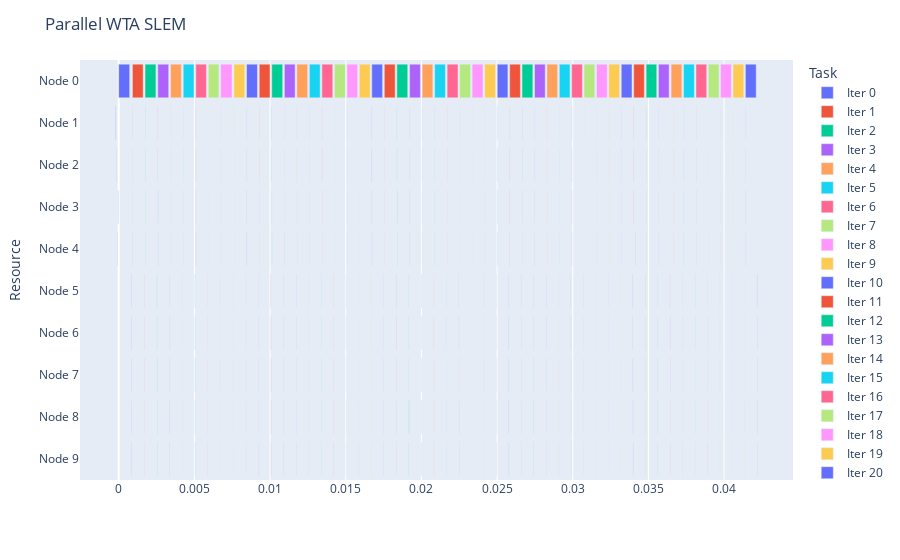

The notebook cell this image was saved under:
### Code cell
# SLEM
fig = getDataGantt(logs[3], "Parallel WTA SLEM")
fig.show()

### Figure 1 — Plotly figure (JSON) as saved in the notebook; plotly's stock layout.template omitted (floating-point values rounded to 4 significant figures)
{"data": [{"alignmentgroup": "True", "base": [0, -0.0002003, -0.0001523, -4.697e-05, -9.227e-05, 0.0008223, 0.0008249, 0.0008268, 0.0008297, 0.0008342], "hovertemplate": "Task=Iter 0<br>Start=%{base}<br>Finish=%{x}<br>Resource=%{y}<extra></extra>", "legendgroup": "Iter 0", "marker": {"color": "#636efa", "pattern": {"shape": ""}}, "name": "Iter 0", "offsetgroup": "Iter 0", "orientation": "h", "showlegend": true, "textposition": "auto", "type": "bar", "x": [0.0007269, 2.05e-05, 1.55e-05, 1.597e-05, 1.55e-05, 1.55e-05, 1.478e-05, 1.431e-05, 1.478e-05, 1.574e-05], "xaxis": "x", "y": ["Node 0", "Node 1", "Node 2", "Node 3", "Node 4", "Node 5", "Node 6", "Node 7", "Node 8", "Node 9"], "yaxis": "y"}, {"alignmentgroup": "True", "base": [0.0009077, 0.0008965, 0.0008988, 0.0009031, 0.0009058, 0.001683, 0.001686, 0.001689, 0.001692, 0.001696], "hovertemplate": "Task=Iter 1<br>Start=%{base}<br>Finish=%{x}<br>Resource=%{y}<extra></extra>", "legendgroup": "Iter 1", "marker": {"color": "#EF553B", "pattern": {"shape": ""}}, "name": "Iter 1", "offsetgroup": "Iter 1", "orientation": "h", "showlegend": true, "textposition": "auto", "type": "bar", "x": [0.0007105, 1.144e-05, 1.168e-05, 1.144e-05, 1.144e-05, 1.168e-05, 1.192e-05, 1.144e-05, 1.121e-05, 1.144e-05], "xaxis": "x", "y": ["Node 0", "Node 1", "Node 2", "Node 3", "Node 4", "Node 5", "Node 6", "Node 7", "Node 8", "Node 9"], "yaxis": "y"}, {"alignmentgroup": "True", "base": [0.001742, 0.001744, 0.001746, 0.001751, 0.001753, 0.002525, 0.002528, 0.002531, 0.002534, 0.002538], "hovertemplate": "Task=Iter 2<br>Start=%{base}<br>Finish=%{x}<br>Resource=%{y}<extra></extra>", "legendgroup": "Iter 2", "marker": {"color": "#00cc96", "pattern": {"shape": ""}}, "name": "Iter 2", "offsetgroup": "Iter 2", "orientation": "h", "showlegend": true, "textposition": "auto", "type": "bar", "x": [0.0007198, 1.025e-05, 1.073e-05, 1.049e-05, 1.049e-05, 1.097e-05, 1.049e-05, 1.073e-05, 1.121e-05, 1.073e-05], "xaxis": "x", "y": ["Node 0", "Node 1", "Node 2", "Node 3", "Node 4", "Node 5", "Node 6", "Node 7", "Node 8", "Node 9"], "yaxis": "y"}, {"alignmentgroup": "True", "base": [0.002584, 0.002585, 0.002588, 0.002593, 0.002595, 0.003368, 0.003371, 0.003373, 0.003376, 0.00338], "hovertemplate": "Task=Iter 3<br>Start=%{base}<br>Finish=%{x}<br>Resource=%{y}<extra></extra>", "legendgroup": "Iter 3", "marker": {"color": "#ab63fa", "pattern": {"shape": ""}}, "name": "Iter 3", "offsetgroup": "Iter 3", "orientation": "h", "showlegend": true, "textposition": "auto", "type": "bar", "x": [0.0007222, 1.025e-05, 1.097e-05, 1.025e-05, 1.049e-05, 1.049e-05, 1.049e-05, 1.073e-05, 1.073e-05, 1.097e-05], "xaxis": "x", "y": ["Node 0", "Node 1", "Node 2", "Node 3", "Node 4", "Node 5", "Node 6", "Node 7", "Node 8", "Node 9"], "yaxis": "y"}, {"alignmentgroup": "True", "base": [0.003427, 0.00343, 0.00343, 0.003435, 0.003437, 0.004204, 0.004206, 0.004209, 0.004211, 0.004215], "hovertemplate": "Task=Iter 4<br>Start=%{base}<br>Finish=%{x}<br>Resource=%{y}<extra></extra>", "legendgroup": "Iter 4", "marker": {"color": "#FFA15A", "pattern": {"shape": ""}}, "name": "Iter 4", "offsetgroup": "Iter 4", "orientation": "h", "showlegend": true, "textposition": "auto", "type": "bar", "x": [0.0007138, 1.025e-05, 1.049e-05, 1.049e-05, 1.049e-05, 1.049e-05, 1.073e-05, 1.025e-05, 1.049e-05, 1.025e-05], "xaxis": "x", "y": ["Node 0", "Node 1", "Node 2", "Node 3", "Node 4", "Node 5", "Node 6", "Node 7", "Node 8", "Node 9"], "yaxis": "y"}, {"alignmentgroup": "True", "base": [0.004263, 0.004265, 0.004266, 0.004269, 0.004277, 0.005037, 0.005039, 0.005042, 0.005044, 0.005049], "hovertemplate": "Task=Iter 5<br>Start=%{base}<br>Finish=%{x}<br>Resource=%{y}<extra></extra>", "legendgroup": "Iter 5", "marker": {"color": "#19d3f3", "pattern": {"shape": ""}}, "name": "Iter 5", "offsetgroup": "Iter 5", "orientation": "h", "showlegend": true, "textposition": "auto", "type": "bar", "x": [0.0007114, 1.001e-05, 1.097e-05, 1.049e-05, 1.049e-05, 1.073e-05, 1.025e-05, 1.049e-05, 1.049e-05, 1.049e-05], "xaxis": "x", "y": ["Node 0", "Node 1", "Node 2", "Node 3", "Node 4", "Node 5", "Node 6", "Node 7", "Node 8", "Node 9"], "yaxis": "y"}, {"alignmentgroup": "True", "base": [0.005095, 0.005096, 0.0051, 0.005102, 0.005104, 0.005865, 0.005868, 0.005871, 0.005874, 0.005877], "hovertemplate": "Task=Iter 6<br>Start=%{base}<br>Finish=%{x}<br>Resource=%{y}<extra></extra>", "legendgroup": "Iter 6", "marker": {"color": "#FF6692", "pattern": {"shape": ""}}, "name": "Iter 6", "offsetgroup": "Iter 6", "orientation": "h", "showlegend": true, "textposition": "auto", "type": "bar", "x": [0.0007029, 1.025e-05, 1.192e-05, 1.001e-05, 1.049e-05, 1.049e-05, 1.025e-05, 1.001e-05, 1.025e-05, 1.025e-05], "xaxis": "x", "y": ["Node 0", "Node 1", "Node 2", "Node 3", "Node 4", "Node 5", "Node 6", "Node 7", "Node 8", "Node 9"], "yaxis": "y"}, {"alignmentgroup": "True", "base": [0.005923, 0.005925, 0.005926, 0.005931, 0.005934, 0.006681, 0.006684, 0.006687, 0.00669, 0.006693], "hovertemplate": "Task=Iter 7<br>Start=%{base}<br>Finish=%{x}<br>Resource=%{y}<extra></extra>", "legendgroup": "Iter 7", "marker": {"color": "#B6E880", "pattern": {"shape": ""}}, "name": "Iter 7", "offsetgroup": "Iter 7", "orientation": "h", "showlegend": true, "textposition": "auto", "type": "bar", "x": [0.0006979, 1.001e-05, 1.097e-05, 1.025e-05, 1.049e-05, 1.025e-05, 1.073e-05, 1.025e-05, 1.025e-05, 1.025e-05], "xaxis": "x", "y": ["Node 0", "Node 1", "Node 2", "Node 3", "Node 4", "Node 5", "Node 6", "Node 7", "Node 8", "Node 9"], "yaxis": "y"}, {"alignmentgroup": "True", "base": [0.00674, 0.00674, 0.006743, 0.006746, 0.00675, 0.007554, 0.007557, 0.007559, 0.007562, 0.007566], "hovertemplate": "Task=Iter 8<br>Start=%{base}<br>Finish=%{x}<br>Resource=%{y}<extra></extra>", "legendgroup": "Iter 8", "marker": {"color": "#FF97FF", "pattern": {"shape": ""}}, "name": "Iter 8", "offsetgroup": "Iter 8", "orientation": "h", "showlegend": true, "textposition": "auto", "type": "bar", "x": [0.0007482, 9.775e-06, 1.073e-05, 1.001e-05, 9.775e-06, 1.049e-05, 1.025e-05, 1.049e-05, 1.025e-05, 1.049e-05], "xaxis": "x", "y": ["Node 0", "Node 1", "Node 2", "Node 3", "Node 4", "Node 5", "Node 6", "Node 7", "Node 8", "Node 9"], "yaxis": "y"}, {"alignmentgroup": "True", "base": [0.007614, 0.007615, 0.007616, 0.007622, 0.007624, 0.008392, 0.008395, 0.008399, 0.008401, 0.008405], "hovertemplate": "Task=Iter 9<br>Start=%{base}<br>Finish=%{x}<br>Resource=%{y}<extra></extra>", "legendgroup": "Iter 9", "marker": {"color": "#FECB52", "pattern": {"shape": ""}}, "name": "Iter 9", "offsetgroup": "Iter 9", "orientation": "h", "showlegend": true, "textposition": "auto", "type": "bar", "x": [0.0007164, 1.025e-05, 1.097e-05, 1.001e-05, 1.025e-05, 1.025e-05, 1.049e-05, 1.025e-05, 1.025e-05, 1.025e-05], "xaxis": "x", "y": ["Node 0", "Node 1", "Node 2", "Node 3", "Node 4", "Node 5", "Node 6", "Node 7", "Node 8", "Node 9"], "yaxis": "y"}, {"alignmentgroup": "True", "base": [0.00845, 0.00845, 0.008452, 0.008457, 0.00846, 0.009228, 0.009231, 0.009234, 0.009237, 0.009241], "hovertemplate": "Task=Iter 10<br>Start=%{base}<br>Finish=%{x}<br>Resource=%{y}<extra></extra>", "legendgroup": "Iter 10", "marker": {"color": "#636efa", "pattern": {"shape": ""}}, "name": "Iter 10", "offsetgroup": "Iter 10", "orientation": "h", "showlegend": true, "textposition": "auto", "type": "bar", "x": [0.0007179, 1.025e-05, 1.073e-05, 1.001e-05, 1.025e-05, 1.025e-05, 1.025e-05, 1.025e-05, 1.001e-05, 1.025e-05], "xaxis": "x", "y": ["Node 0", "Node 1", "Node 2", "Node 3", "Node 4", "Node 5", "Node 6", "Node 7", "Node 8", "Node 9"], "yaxis": "y"}, {"alignmentgroup": "True", "base": [0.009286, 0.009287, 0.009288, 0.009293, 0.009296, 0.01006, 0.01006, 0.01006, 0.01006, 0.01007], "hovertemplate": "Task=Iter 11<br>Start=%{base}<br>Finish=%{x}<br>Resource=%{y}<extra></extra>", "legendgroup": "Iter 11", "marker": {"color": "#EF553B", "pattern": {"shape": ""}}, "name": "Iter 11", "offsetgroup": "Iter 11", "orientation": "h", "showlegend": true, "textposition": "auto", "type": "bar", "x": [0.000711, 1.001e-05, 1.049e-05, 9.537e-06, 1.025e-05, 1.025e-05, 1.049e-05, 1.049e-05, 1.049e-05, 1.049e-05], "xaxis": "x", "y": ["Node 0", "Node 1", "Node 2", "Node 3", "Node 4", "Node 5", "Node 6", "Node 7", "Node 8", "Node 9"], "yaxis": "y"}, {"alignmentgroup": "True", "base": [0.01011, 0.01012, 0.01012, 0.01012, 0.01012, 0.01089, 0.0109, 0.0109, 0.0109, 0.0109], "hovertemplate": "Task=Iter 12<br>Start=%{base}<br>Finish=%{x}<br>Resource=%{y}<extra></extra>", "legendgroup": "Iter 12", "marker": {"color": "#00cc96", "pattern": {"shape": ""}}, "name": "Iter 12", "offsetgroup": "Iter 12", "orientation": "h", "showlegend": true, "textposition": "auto", "type": "bar", "x": [0.0007215, 9.775e-06, 1.097e-05, 1.001e-05, 1.001e-05, 1.025e-05, 1.025e-05, 1.025e-05, 1.049e-05, 1.025e-05], "xaxis": "x", "y": ["Node 0", "Node 1", "Node 2", "Node 3", "Node 4", "Node 5", "Node 6", "Node 7", "Node 8", "Node 9"], "yaxis": "y"}, {"alignmentgroup": "True", "base": [0.01095, 0.01095, 0.01095, 0.01096, 0.01096, 0.01171, 0.01172, 0.01172, 0.01172, 0.01173], "hovertemplate": "Task=Iter 13<br>Start=%{base}<br>Finish=%{x}<br>Resource=%{y}<extra></extra>", "legendgroup": "Iter 13", "marker": {"color": "#ab63fa", "pattern": {"shape": ""}}, "name": "Iter 13", "offsetgroup": "Iter 13", "orientation": "h", "showlegend": true, "textposition": "auto", "type": "bar", "x": [0.0007088, 9.775e-06, 1.049e-05, 1.001e-05, 1.025e-05, 1.001e-05, 1.025e-05, 1.025e-05, 1.025e-05, 1.025e-05], "xaxis": "x", "y": ["Node 0", "Node 1", "Node 2", "Node 3", "Node 4", "Node 5", "Node 6", "Node 7", "Node 8", "Node 9"], "yaxis": "y"}, {"alignmentgroup": "True", "base": [0.01177, 0.01177, 0.01177, 0.01178, 0.01178, 0.01254, 0.01255, 0.01255, 0.01255, 0.01256], "hovertemplate": "Task=Iter 14<br>Start=%{base}<br>Finish=%{x}<br>Resource=%{y}<extra></extra>", "legendgroup": "Iter 14", "marker": {"color": "#FFA15A", "pattern": {"shape": ""}}, "name": "Iter 14", "offsetgroup": "Iter 14", "orientation": "h", "showlegend": true, "textposition": "auto", "type": "bar", "x": [0.0007143, 9.775e-06, 1.049e-05, 9.775e-06, 9.775e-06, 1.025e-05, 1.049e-05, 1.025e-05, 1.025e-05, 1.025e-05], "xaxis": "x", "y": ["Node 0", "Node 1", "Node 2", "Node 3", "Node 4", "Node 5", "Node 6", "Node 7", "Node 8", "Node 9"], "yaxis": "y"}, {"alignmentgroup": "True", "base": [0.0126, 0.0126, 0.0126, 0.01261, 0.01261, 0.01337, 0.01337, 0.01337, 0.01338, 0.01338], "hovertemplate": "Task=Iter 15<br>Start=%{base}<br>Finish=%{x}<br>Resource=%{y}<extra></extra>", "legendgroup": "Iter 15", "marker": {"color": "#19d3f3", "pattern": {"shape": ""}}, "name": "Iter 15", "offsetgroup": "Iter 15", "orientation": "h", "showlegend": true, "textposition": "auto", "type": "bar", "x": [0.00071, 1.001e-05, 1.049e-05, 9.775e-06, 1.049e-05, 1.001e-05, 1.025e-05, 1.049e-05, 1.335e-05, 1.168e-05], "xaxis": "x", "y": ["Node 0", "Node 1", "Node 2", "Node 3", "Node 4", "Node 5", "Node 6", "Node 7", "Node 8", "Node 9"], "yaxis": "y"}, {"alignmentgroup": "True", "base": [0.01343, 0.01343, 0.01343, 0.01343, 0.01344, 0.0142, 0.0142, 0.01421, 0.01421, 0.01421], "hovertemplate": "Task=Iter 16<br>Start=%{base}<br>Finish=%{x}<br>Resource=%{y}<extra></extra>", "legendgroup": "Iter 16", "marker": {"color": "#FF6692", "pattern": {"shape": ""}}, "name": "Iter 16", "offsetgroup": "Iter 16", "orientation": "h", "showlegend": true, "textposition": "auto", "type": "bar", "x": [0.0007162, 1.001e-05, 1.192e-05, 1.049e-05, 1.025e-05, 1.097e-05, 1.025e-05, 1.049e-05, 1.192e-05, 1.049e-05], "xaxis": "x", "y": ["Node 0", "Node 1", "Node 2", "Node 3", "Node 4", "Node 5", "Node 6", "Node 7", "Node 8", "Node 9"], "yaxis": "y"}, {"alignmentgroup": "True", "base": [0.01426, 0.01427, 0.01427, 0.01427, 0.01427, 0.01503, 0.01503, 0.01503, 0.01503, 0.01504], "hovertemplate": "Task=Iter 17<br>Start=%{base}<br>Finish=%{x}<br>Resource=%{y}<extra></extra>", "legendgroup": "Iter 17", "marker": {"color": "#B6E880", "pattern": {"shape": ""}}, "name": "Iter 17", "offsetgroup": "Iter 17", "orientation": "h", "showlegend": true, "textposition": "auto", "type": "bar", "x": [0.0007079, 1.025e-05, 1.073e-05, 1.025e-05, 1.025e-05, 1.049e-05, 1.001e-05, 1.049e-05, 1.359e-05, 1.073e-05], "xaxis": "x", "y": ["Node 0", "Node 1", "Node 2", "Node 3", "Node 4", "Node 5", "Node 6", "Node 7", "Node 8", "Node 9"], "yaxis": "y"}, {"alignmentgroup": "True", "base": [0.01508, 0.01508, 0.01509, 0.01509, 0.01509, 0.01585, 0.01585, 0.01585, 0.01585, 0.01586], "hovertemplate": "Task=Iter 18<br>Start=%{base}<br>Finish=%{x}<br>Resource=%{y}<extra></extra>", "legendgroup": "Iter 18", "marker": {"color": "#FF97FF", "pattern": {"shape": ""}}, "name": "Iter 18", "offsetgroup": "Iter 18", "orientation": "h", "showlegend": true, "textposition": "auto", "type": "bar", "x": [0.0007021, 1.001e-05, 1.049e-05, 1.001e-05, 1.001e-05, 1.025e-05, 1.001e-05, 1.049e-05, 1.168e-05, 1.025e-05], "xaxis": "x", "y": ["Node 0", "Node 1", "Node 2", "Node 3", "Node 4", "Node 5", "Node 6", "Node 7", "Node 8", "Node 9"], "yaxis": "y"}, {"alignmentgroup": "True", "base": [0.0159, 0.0159, 0.0159, 0.01591, 0.01591, 0.01666, 0.01667, 0.01667, 0.01667, 0.01668], "hovertemplate": "Task=Iter 19<br>Start=%{base}<br>Finish=%{x}<br>Resource=%{y}<extra></extra>", "legendgroup": "Iter 19", "marker": {"color": "#FECB52", "pattern": {"shape": ""}}, "name": "Iter 19", "offsetgroup": "Iter 19", "orientation": "h", "showlegend": true, "textposition": "auto", "type": "bar", "x": [0.0007057, 9.775e-06, 1.049e-05, 1.025e-05, 1.001e-05, 1.025e-05, 1.025e-05, 1.025e-05, 1.049e-05, 1.025e-05], "xaxis": "x", "y": ["Node 0", "Node 1", "Node 2", "Node 3", "Node 4", "Node 5", "Node 6", "Node 7", "Node 8", "Node 9"], "yaxis": "y"}, {"alignmentgroup": "True", "base": [0.01672, 0.01672, 0.01672, 0.01673, 0.01673, 0.01749, 0.01749, 0.0175, 0.0175, 0.0175], "hovertemplate": "Task=Iter 20<br>Start=%{base}<br>Finish=%{x}<br>Resource=%{y}<extra></extra>", "legendgroup": "Iter 20", "marker": {"color": "#636efa", "pattern": {"shape": ""}}, "name": "Iter 20", "offsetgroup": "Iter 20", "orientation": "h", "showlegend": true, "textposition": "auto", "type": "bar", "x": [0.0007138, 1.001e-05, 1.049e-05, 9.775e-06, 9.537e-06, 1.001e-05, 1.025e-05, 1.025e-05, 1.097e-05, 1.025e-05], "xaxis": "x", "y": ["Node 0", "Node 1", "Node 2", "Node 3", "Node 4", "Node 5", "Node 6", "Node 7", "Node 8", "Node 9"], "yaxis": "y"}, {"alignmentgroup": "True", "base": [0.01755, 0.01755, 0.01755, 0.01756, 0.01756, 0.01832, 0.01832, 0.01833, 0.01833, 0.01833], "hovertemplate": "Task=Iter 21<br>Start=%{base}<br>Finish=%{x}<br>Resource=%{y}<extra></extra>", "legendgroup": "Iter 21", "marker": {"color": "#EF553B", "pattern": {"shape": ""}}, "name": "Iter 21", "offsetgroup": "Iter 21", "orientation": "h", "showlegend": true, "textposition": "auto", "type": "bar", "x": [0.0007176, 1.001e-05, 1.049e-05, 1.001e-05, 1.001e-05, 1.025e-05, 1.025e-05, 1.025e-05, 1.073e-05, 1.025e-05], "xaxis": "x", "y": ["Node 0", "Node 1", "Node 2", "Node 3", "Node 4", "Node 5", "Node 6", "Node 7", "Node 8", "Node 9"], "yaxis": "y"}, {"alignmentgroup": "True", "base": [0.01838, 0.01838, 0.01838, 0.01839, 0.01839, 0.01915, 0.01916, 0.01916, 0.01917, 0.01917], "hovertemplate": "Task=Iter 22<br>Start=%{base}<br>Finish=%{x}<br>Resource=%{y}<extra></extra>", "legendgroup": "Iter 22", "marker": {"color": "#00cc96", "pattern": {"shape": ""}}, "name": "Iter 22", "offsetgroup": "Iter 22", "orientation": "h", "showlegend": true, "textposition": "auto", "type": "bar", "x": [0.0007181, 9.775e-06, 1.049e-05, 1.001e-05, 1.025e-05, 1.025e-05, 1.025e-05, 1.025e-05, 1.693e-05, 1.001e-05], "xaxis": "x", "y": ["Node 0", "Node 1", "Node 2", "Node 3", "Node 4", "Node 5", "Node 6", "Node 7", "Node 8", "Node 9"], "yaxis": "y"}, {"alignmentgroup": "True", "base": [0.01922, 0.01922, 0.01922, 0.01923, 0.01923, 0.01999, 0.01999, 0.02, 0.02, 0.02], "hovertemplate": "Task=Iter 23<br>Start=%{base}<br>Finish=%{x}<br>Resource=%{y}<extra></extra>", "legendgroup": "Iter 23", "marker": {"color": "#ab63fa", "pattern": {"shape": ""}}, "name": "Iter 23", "offsetgroup": "Iter 23", "orientation": "h", "showlegend": true, "textposition": "auto", "type": "bar", "x": [0.0007145, 1.025e-05, 1.049e-05, 1.001e-05, 1.049e-05, 1.049e-05, 1.025e-05, 1.025e-05, 1.097e-05, 1.025e-05], "xaxis": "x", "y": ["Node 0", "Node 1", "Node 2", "Node 3", "Node 4", "Node 5", "Node 6", "Node 7", "Node 8", "Node 9"], "yaxis": "y"}, {"alignmentgroup": "True", "base": [0.02005, 0.02005, 0.02005, 0.02006, 0.02006, 0.02082, 0.02082, 0.02082, 0.02083, 0.02083], "hovertemplate": "Task=Iter 24<br>Start=%{base}<br>Finish=%{x}<br>Resource=%{y}<extra></extra>", "legendgroup": "Iter 24", "marker": {"color": "#FFA15A", "pattern": {"shape": ""}}, "name": "Iter 24", "offsetgroup": "Iter 24", "orientation": "h", "showlegend": true, "textposition": "auto", "type": "bar", "x": [0.0007079, 9.775e-06, 1.073e-05, 1.001e-05, 1.001e-05, 1.001e-05, 1.025e-05, 1.025e-05, 1.025e-05, 1.025e-05], "xaxis": "x", "y": ["Node 0", "Node 1", "Node 2", "Node 3", "Node 4", "Node 5", "Node 6", "Node 7", "Node 8", "Node 9"], "yaxis": "y"}, {"alignmentgroup": "True", "base": [0.02088, 0.02088, 0.02088, 0.02088, 0.02089, 0.02164, 0.02165, 0.02165, 0.02165, 0.02166], "hovertemplate": "Task=Iter 25<br>Start=%{base}<br>Finish=%{x}<br>Resource=%{y}<extra></extra>", "legendgroup": "Iter 25", "marker": {"color": "#19d3f3", "pattern": {"shape": ""}}, "name": "Iter 25", "offsetgroup": "Iter 25", "orientation": "h", "showlegend": true, "textposition": "auto", "type": "bar", "x": [0.0007126, 1.001e-05, 1.025e-05, 1.001e-05, 9.775e-06, 1.025e-05, 1.025e-05, 1.001e-05, 1.025e-05, 1.001e-05], "xaxis": "x", "y": ["Node 0", "Node 1", "Node 2", "Node 3", "Node 4", "Node 5", "Node 6", "Node 7", "Node 8", "Node 9"], "yaxis": "y"}, {"alignmentgroup": "True", "base": [0.0217, 0.0217, 0.0217, 0.02171, 0.02171, 0.02247, 0.02248, 0.02248, 0.02248, 0.02249], "hovertemplate": "Task=Iter 26<br>Start=%{base}<br>Finish=%{x}<br>Resource=%{y}<extra></extra>", "legendgroup": "Iter 26", "marker": {"color": "#FF6692", "pattern": {"shape": ""}}, "name": "Iter 26", "offsetgroup": "Iter 26", "orientation": "h", "showlegend": true, "textposition": "auto", "type": "bar", "x": [0.0007195, 9.775e-06, 1.025e-05, 1.001e-05, 9.775e-06, 1.025e-05, 1.001e-05, 1.049e-05, 1.049e-05, 1.025e-05], "xaxis": "x", "y": ["Node 0", "Node 1", "Node 2", "Node 3", "Node 4", "Node 5", "Node 6", "Node 7", "Node 8", "Node 9"], "yaxis": "y"}, {"alignmentgroup": "True", "base": [0.02253, 0.02253, 0.02254, 0.02254, 0.02254, 0.0233, 0.0233, 0.0233, 0.02331, 0.02331], "hovertemplate": "Task=Iter 27<br>Start=%{base}<br>Finish=%{x}<br>Resource=%{y}<extra></extra>", "legendgroup": "Iter 27", "marker": {"color": "#B6E880", "pattern": {"shape": ""}}, "name": "Iter 27", "offsetgroup": "Iter 27", "orientation": "h", "showlegend": true, "textposition": "auto", "type": "bar", "x": [0.0007112, 9.775e-06, 1.049e-05, 1.001e-05, 1.025e-05, 1.025e-05, 1.025e-05, 1.025e-05, 1.025e-05, 1.025e-05], "xaxis": "x", "y": ["Node 0", "Node 1", "Node 2", "Node 3", "Node 4", "Node 5", "Node 6", "Node 7", "Node 8", "Node 9"], "yaxis": "y"}, {"alignmentgroup": "True", "base": [0.02335, 0.02336, 0.02336, 0.02336, 0.02336, 0.02412, 0.02413, 0.02413, 0.02413, 0.02414], "hovertemplate": "Task=Iter 28<br>Start=%{base}<br>Finish=%{x}<br>Resource=%{y}<extra></extra>", "legendgroup": "Iter 28", "marker": {"color": "#FF97FF", "pattern": {"shape": ""}}, "name": "Iter 28", "offsetgroup": "Iter 28", "orientation": "h", "showlegend": true, "textposition": "auto", "type": "bar", "x": [0.0007155, 1.001e-05, 1.049e-05, 9.775e-06, 1.025e-05, 1.001e-05, 1.049e-05, 1.097e-05, 1.049e-05, 1.025e-05], "xaxis": "x", "y": ["Node 0", "Node 1", "Node 2", "Node 3", "Node 4", "Node 5", "Node 6", "Node 7", "Node 8", "Node 9"], "yaxis": "y"}, {"alignmentgroup": "True", "base": [0.02418, 0.02418, 0.02418, 0.02419, 0.02419, 0.02495, 0.02495, 0.02496, 0.02496, 0.02496], "hovertemplate": "Task=Iter 29<br>Start=%{base}<br>Finish=%{x}<br>Resource=%{y}<extra></extra>", "legendgroup": "Iter 29", "marker": {"color": "#FECB52", "pattern": {"shape": ""}}, "name": "Iter 29", "offsetgroup": "Iter 29", "orientation": "h", "showlegend": true, "textposition": "auto", "type": "bar", "x": [0.0007176, 1.025e-05, 1.049e-05, 9.775e-06, 1.001e-05, 1.025e-05, 1.025e-05, 1.025e-05, 1.025e-05, 1.025e-05], "xaxis": "x", "y": ["Node 0", "Node 1", "Node 2", "Node 3", "Node 4", "Node 5", "Node 6", "Node 7", "Node 8", "Node 9"], "yaxis": "y"}, {"alignmentgroup": "True", "base": [0.02501, 0.02501, 0.02501, 0.02502, 0.02502, 0.02577, 0.02577, 0.02577, 0.02578, 0.02578], "hovertemplate": "Task=Iter 30<br>Start=%{base}<br>Finish=%{x}<br>Resource=%{y}<extra></extra>", "legendgroup": "Iter 30", "marker": {"color": "#636efa", "pattern": {"shape": ""}}, "name": "Iter 30", "offsetgroup": "Iter 30", "orientation": "h", "showlegend": true, "textposition": "auto", "type": "bar", "x": [0.000706, 9.775e-06, 1.025e-05, 1.001e-05, 1.001e-05, 1.001e-05, 1.001e-05, 1.001e-05, 1.025e-05, 1.001e-05], "xaxis": "x", "y": ["Node 0", "Node 1", "Node 2", "Node 3", "Node 4", "Node 5", "Node 6", "Node 7", "Node 8", "Node 9"], "yaxis": "y"}, {"alignmentgroup": "True", "base": [0.02583, 0.02583, 0.02584, 0.02584, 0.02584, 0.02659, 0.02659, 0.0266, 0.0266, 0.0266], "hovertemplate": "Task=Iter 31<br>Start=%{base}<br>Finish=%{x}<br>Resource=%{y}<extra></extra>", "legendgroup": "Iter 31", "marker": {"color": "#EF553B", "pattern": {"shape": ""}}, "name": "Iter 31", "offsetgroup": "Iter 31", "orientation": "h", "showlegend": true, "textposition": "auto", "type": "bar", "x": [0.0007057, 9.775e-06, 1.049e-05, 1.001e-05, 1.025e-05, 1.025e-05, 1.025e-05, 1.025e-05, 1.049e-05, 1.025e-05], "xaxis": "x", "y": ["Node 0", "Node 1", "Node 2", "Node 3", "Node 4", "Node 5", "Node 6", "Node 7", "Node 8", "Node 9"], "yaxis": "y"}, {"alignmentgroup": "True", "base": [0.02665, 0.02665, 0.02665, 0.02666, 0.02666, 0.02742, 0.02742, 0.02742, 0.02743, 0.02743], "hovertemplate": "Task=Iter 32<br>Start=%{base}<br>Finish=%{x}<br>Resource=%{y}<extra></extra>", "legendgroup": "Iter 32", "marker": {"color": "#00cc96", "pattern": {"shape": ""}}, "name": "Iter 32", "offsetgroup": "Iter 32", "orientation": "h", "showlegend": true, "textposition": "auto", "type": "bar", "x": [0.000716, 9.537e-06, 1.049e-05, 1.001e-05, 9.775e-06, 1.025e-05, 1.049e-05, 1.049e-05, 1.025e-05, 1.025e-05], "xaxis": "x", "y": ["Node 0", "Node 1", "Node 2", "Node 3", "Node 4", "Node 5", "Node 6", "Node 7", "Node 8", "Node 9"], "yaxis": "y"}, {"alignmentgroup": "True", "base": [0.02748, 0.02748, 0.02748, 0.02748, 0.02749, 0.02824, 0.02824, 0.02824, 0.02824, 0.02825], "hovertemplate": "Task=Iter 33<br>Start=%{base}<br>Finish=%{x}<br>Resource=%{y}<extra></extra>", "legendgroup": "Iter 33", "marker": {"color": "#ab63fa", "pattern": {"shape": ""}}, "name": "Iter 33", "offsetgroup": "Iter 33", "orientation": "h", "showlegend": true, "textposition": "auto", "type": "bar", "x": [0.0007067, 1.025e-05, 1.073e-05, 1.025e-05, 1.049e-05, 1.025e-05, 1.025e-05, 1.049e-05, 1.049e-05, 1.073e-05], "xaxis": "x", "y": ["Node 0", "Node 1", "Node 2", "Node 3", "Node 4", "Node 5", "Node 6", "Node 7", "Node 8", "Node 9"], "yaxis": "y"}, {"alignmentgroup": "True", "base": [0.02829, 0.0283, 0.0283, 0.0283, 0.0283, 0.02905, 0.02906, 0.02906, 0.02906, 0.02907], "hovertemplate": "Task=Iter 34<br>Start=%{base}<br>Finish=%{x}<br>Resource=%{y}<extra></extra>", "legendgroup": "Iter 34", "marker": {"color": "#FFA15A", "pattern": {"shape": ""}}, "name": "Iter 34", "offsetgroup": "Iter 34", "orientation": "h", "showlegend": true, "textposition": "auto", "type": "bar", "x": [0.0007076, 1.001e-05, 1.049e-05, 1.025e-05, 1.001e-05, 1.025e-05, 1.025e-05, 1.025e-05, 1.049e-05, 1.049e-05], "xaxis": "x", "y": ["Node 0", "Node 1", "Node 2", "Node 3", "Node 4", "Node 5", "Node 6", "Node 7", "Node 8", "Node 9"], "yaxis": "y"}, {"alignmentgroup": "True", "base": [0.02911, 0.02911, 0.02912, 0.02912, 0.02912, 0.02987, 0.02988, 0.02988, 0.02988, 0.02989], "hovertemplate": "Task=Iter 35<br>Start=%{base}<br>Finish=%{x}<br>Resource=%{y}<extra></extra>", "legendgroup": "Iter 35", "marker": {"color": "#19d3f3", "pattern": {"shape": ""}}, "name": "Iter 35", "offsetgroup": "Iter 35", "orientation": "h", "showlegend": true, "textposition": "auto", "type": "bar", "x": [0.0007081, 9.775e-06, 1.049e-05, 1.001e-05, 1.001e-05, 1.025e-05, 1.001e-05, 1.025e-05, 1.025e-05, 1.073e-05], "xaxis": "x", "y": ["Node 0", "Node 1", "Node 2", "Node 3", "Node 4", "Node 5", "Node 6", "Node 7", "Node 8", "Node 9"], "yaxis": "y"}, {"alignmentgroup": "True", "base": [0.02993, 0.02993, 0.02993, 0.02994, 0.02994, 0.03069, 0.03069, 0.03069, 0.0307, 0.0307], "hovertemplate": "Task=Iter 36<br>Start=%{base}<br>Finish=%{x}<br>Resource=%{y}<extra></extra>", "legendgroup": "Iter 36", "marker": {"color": "#FF6692", "pattern": {"shape": ""}}, "name": "Iter 36", "offsetgroup": "Iter 36", "orientation": "h", "showlegend": true, "textposition": "auto", "type": "bar", "x": [0.0007062, 9.775e-06, 1.049e-05, 9.775e-06, 1.025e-05, 1.025e-05, 1.001e-05, 1.001e-05, 1.001e-05, 1.025e-05], "xaxis": "x", "y": ["Node 0", "Node 1", "Node 2", "Node 3", "Node 4", "Node 5", "Node 6", "Node 7", "Node 8", "Node 9"], "yaxis": "y"}, {"alignmentgroup": "True", "base": [0.03075, 0.03075, 0.03075, 0.03075, 0.03076, 0.03151, 0.03151, 0.03151, 0.03152, 0.03152], "hovertemplate": "Task=Iter 37<br>Start=%{base}<br>Finish=%{x}<br>Resource=%{y}<extra></extra>", "legendgroup": "Iter 37", "marker": {"color": "#B6E880", "pattern": {"shape": ""}}, "name": "Iter 37", "offsetgroup": "Iter 37", "orientation": "h", "showlegend": true, "textposition": "auto", "type": "bar", "x": [0.0007079, 9.775e-06, 1.049e-05, 9.537e-06, 9.775e-06, 1.097e-05, 1.025e-05, 1.049e-05, 1.025e-05, 1.049e-05], "xaxis": "x", "y": ["Node 0", "Node 1", "Node 2", "Node 3", "Node 4", "Node 5", "Node 6", "Node 7", "Node 8", "Node 9"], "yaxis": "y"}, {"alignmentgroup": "True", "base": [0.03157, 0.03157, 0.03157, 0.03158, 0.03158, 0.03233, 0.03233, 0.03233, 0.03234, 0.03234], "hovertemplate": "Task=Iter 38<br>Start=%{base}<br>Finish=%{x}<br>Resource=%{y}<extra></extra>", "legendgroup": "Iter 38", "marker": {"color": "#FF97FF", "pattern": {"shape": ""}}, "name": "Iter 38", "offsetgroup": "Iter 38", "orientation": "h", "showlegend": true, "textposition": "auto", "type": "bar", "x": [0.0007067, 9.775e-06, 1.049e-05, 9.775e-06, 1.001e-05, 1.049e-05, 1.001e-05, 1.025e-05, 1.001e-05, 1.001e-05], "xaxis": "x", "y": ["Node 0", "Node 1", "Node 2", "Node 3", "Node 4", "Node 5", "Node 6", "Node 7", "Node 8", "Node 9"], "yaxis": "y"}, {"alignmentgroup": "True", "base": [0.03239, 0.03239, 0.03239, 0.03239, 0.0324, 0.03315, 0.03315, 0.03315, 0.03315, 0.03316], "hovertemplate": "Task=Iter 39<br>Start=%{base}<br>Finish=%{x}<br>Resource=%{y}<extra></extra>", "legendgroup": "Iter 39", "marker": {"color": "#FECB52", "pattern": {"shape": ""}}, "name": "Iter 39", "offsetgroup": "Iter 39", "orientation": "h", "showlegend": true, "textposition": "auto", "type": "bar", "x": [0.000705, 1.001e-05, 1.049e-05, 9.775e-06, 1.001e-05, 1.359e-05, 1.025e-05, 1.025e-05, 9.775e-06, 1.025e-05], "xaxis": "x", "y": ["Node 0", "Node 1", "Node 2", "Node 3", "Node 4", "Node 5", "Node 6", "Node 7", "Node 8", "Node 9"], "yaxis": "y"}, {"alignmentgroup": "True", "base": [0.03321, 0.03321, 0.03321, 0.03322, 0.03322, 0.03397, 0.03397, 0.03397, 0.03398, 0.03398], "hovertemplate": "Task=Iter 40<br>Start=%{base}<br>Finish=%{x}<br>Resource=%{y}<extra></extra>", "legendgroup": "Iter 40", "marker": {"color": "#636efa", "pattern": {"shape": ""}}, "name": "Iter 40", "offsetgroup": "Iter 40", "orientation": "h", "showlegend": true, "textposition": "auto", "type": "bar", "x": [0.0007095, 9.775e-06, 1.049e-05, 1.001e-05, 1.001e-05, 1.073e-05, 1.049e-05, 1.049e-05, 1.025e-05, 1.025e-05], "xaxis": "x", "y": ["Node 0", "Node 1", "Node 2", "Node 3", "Node 4", "Node 5", "Node 6", "Node 7", "Node 8", "Node 9"], "yaxis": "y"}, {"alignmentgroup": "True", "base": [0.03403, 0.03403, 0.03403, 0.03403, 0.03417, 0.03478, 0.03478, 0.03479, 0.03479, 0.03479], "hovertemplate": "Task=Iter 41<br>Start=%{base}<br>Finish=%{x}<br>Resource=%{y}<extra></extra>", "legendgroup": "Iter 41", "marker": {"color": "#EF553B", "pattern": {"shape": ""}}, "name": "Iter 41", "offsetgroup": "Iter 41", "orientation": "h", "showlegend": true, "textposition": "auto", "type": "bar", "x": [0.0007026, 1.001e-05, 1.049e-05, 1.001e-05, 1.025e-05, 1.025e-05, 1.025e-05, 1.001e-05, 1.001e-05, 1.073e-05], "xaxis": "x", "y": ["Node 0", "Node 1", "Node 2", "Node 3", "Node 4", "Node 5", "Node 6", "Node 7", "Node 8", "Node 9"], "yaxis": "y"}, {"alignmentgroup": "True", "base": [0.03485, 0.03485, 0.03485, 0.03486, 0.03486, 0.0356, 0.03561, 0.03561, 0.03561, 0.03561], "hovertemplate": "Task=Iter 42<br>Start=%{base}<br>Finish=%{x}<br>Resource=%{y}<extra></extra>", "legendgroup": "Iter 42", "marker": {"color": "#00cc96", "pattern": {"shape": ""}}, "name": "Iter 42", "offsetgroup": "Iter 42", "orientation": "h", "showlegend": true, "textposition": "auto", "type": "bar", "x": [0.0007036, 9.775e-06, 1.049e-05, 9.775e-06, 9.775e-06, 1.025e-05, 1.025e-05, 1.049e-05, 1.001e-05, 1.025e-05], "xaxis": "x", "y": ["Node 0", "Node 1", "Node 2", "Node 3", "Node 4", "Node 5", "Node 6", "Node 7", "Node 8", "Node 9"], "yaxis": "y"}, {"alignmentgroup": "True", "base": [0.03566, 0.03566, 0.03566, 0.03567, 0.03567, 0.03642, 0.03642, 0.03643, 0.03643, 0.03643], "hovertemplate": "Task=Iter 43<br>Start=%{base}<br>Finish=%{x}<br>Resource=%{y}<extra></extra>", "legendgroup": "Iter 43", "marker": {"color": "#ab63fa", "pattern": {"shape": ""}}, "name": "Iter 43", "offsetgroup": "Iter 43", "orientation": "h", "showlegend": true, "textposition": "auto", "type": "bar", "x": [0.0007081, 9.298e-06, 1.025e-05, 9.298e-06, 9.775e-06, 1.025e-05, 1.025e-05, 1.049e-05, 1.001e-05, 1.025e-05], "xaxis": "x", "y": ["Node 0", "Node 1", "Node 2", "Node 3", "Node 4", "Node 5", "Node 6", "Node 7", "Node 8", "Node 9"], "yaxis": "y"}, {"alignmentgroup": "True", "base": [0.0365, 0.03666, 0.03667, 0.03667, 0.03667, 0.03726, 0.03726, 0.03727, 0.03727, 0.03727], "hovertemplate": "Task=Iter 44<br>Start=%{base}<br>Finish=%{x}<br>Resource=%{y}<extra></extra>", "legendgroup": "Iter 44", "marker": {"color": "#FFA15A", "pattern": {"shape": ""}}, "name": "Iter 44", "offsetgroup": "Iter 44", "orientation": "h", "showlegend": true, "textposition": "auto", "type": "bar", "x": [0.0007126, 1.049e-05, 1.121e-05, 1.073e-05, 1.073e-05, 1.097e-05, 1.073e-05, 1.097e-05, 1.097e-05, 1.049e-05], "xaxis": "x", "y": ["Node 0", "Node 1", "Node 2", "Node 3", "Node 4", "Node 5", "Node 6", "Node 7", "Node 8", "Node 9"], "yaxis": "y"}, {"alignmentgroup": "True", "base": [0.03732, 0.03732, 0.03732, 0.03733, 0.03733, 0.03808, 0.03809, 0.03809, 0.03809, 0.0381], "hovertemplate": "Task=Iter 45<br>Start=%{base}<br>Finish=%{x}<br>Resource=%{y}<extra></extra>", "legendgroup": "Iter 45", "marker": {"color": "#19d3f3", "pattern": {"shape": ""}}, "name": "Iter 45", "offsetgroup": "Iter 45", "orientation": "h", "showlegend": true, "textposition": "auto", "type": "bar", "x": [0.0007124, 9.775e-06, 1.049e-05, 1.001e-05, 1.001e-05, 1.049e-05, 1.049e-05, 1.025e-05, 1.049e-05, 1.025e-05], "xaxis": "x", "y": ["Node 0", "Node 1", "Node 2", "Node 3", "Node 4", "Node 5", "Node 6", "Node 7", "Node 8", "Node 9"], "yaxis": "y"}, {"alignmentgroup": "True", "base": [0.03814, 0.03815, 0.03815, 0.03815, 0.03815, 0.0389, 0.03891, 0.03891, 0.03891, 0.03891], "hovertemplate": "Task=Iter 46<br>Start=%{base}<br>Finish=%{x}<br>Resource=%{y}<extra></extra>", "legendgroup": "Iter 46", "marker": {"color": "#FF6692", "pattern": {"shape": ""}}, "name": "Iter 46", "offsetgroup": "Iter 46", "orientation": "h", "showlegend": true, "textposition": "auto", "type": "bar", "x": [0.0007081, 9.537e-06, 1.073e-05, 1.001e-05, 1.025e-05, 1.049e-05, 1.001e-05, 1.025e-05, 1.049e-05, 1.049e-05], "xaxis": "x", "y": ["Node 0", "Node 1", "Node 2", "Node 3", "Node 4", "Node 5", "Node 6", "Node 7", "Node 8", "Node 9"], "yaxis": "y"}, {"alignmentgroup": "True", "base": [0.03896, 0.03896, 0.03896, 0.03897, 0.03897, 0.03971, 0.03972, 0.03972, 0.03972, 0.03973], "hovertemplate": "Task=Iter 47<br>Start=%{base}<br>Finish=%{x}<br>Resource=%{y}<extra></extra>", "legendgroup": "Iter 47", "marker": {"color": "#B6E880", "pattern": {"shape": ""}}, "name": "Iter 47", "offsetgroup": "Iter 47", "orientation": "h", "showlegend": true, "textposition": "auto", "type": "bar", "x": [0.0007014, 9.775e-06, 1.073e-05, 9.775e-06, 1.025e-05, 1.001e-05, 1.001e-05, 1.001e-05, 1.001e-05, 1.001e-05], "xaxis": "x", "y": ["Node 0", "Node 1", "Node 2", "Node 3", "Node 4", "Node 5", "Node 6", "Node 7", "Node 8", "Node 9"], "yaxis": "y"}, {"alignmentgroup": "True", "base": [0.03977, 0.03977, 0.03977, 0.03978, 0.03978, 0.04053, 0.04053, 0.04054, 0.04054, 0.04054], "hovertemplate": "Task=Iter 48<br>Start=%{base}<br>Finish=%{x}<br>Resource=%{y}<extra></extra>", "legendgroup": "Iter 48", "marker": {"color": "#FF97FF", "pattern": {"shape": ""}}, "name": "Iter 48", "offsetgroup": "Iter 48", "orientation": "h", "showlegend": true, "textposition": "auto", "type": "bar", "x": [0.0007098, 9.775e-06, 1.097e-05, 1.001e-05, 1.001e-05, 1.049e-05, 1.049e-05, 1.097e-05, 1.073e-05, 1.049e-05], "xaxis": "x", "y": ["Node 0", "Node 1", "Node 2", "Node 3", "Node 4", "Node 5", "Node 6", "Node 7", "Node 8", "Node 9"], "yaxis": "y"}, {"alignmentgroup": "True", "base": [0.04059, 0.04059, 0.04059, 0.0406, 0.0406, 0.04135, 0.04135, 0.04135, 0.04136, 0.04136], "hovertemplate": "Task=Iter 49<br>Start=%{base}<br>Finish=%{x}<br>Resource=%{y}<extra></extra>", "legendgroup": "Iter 49", "marker": {"color": "#FECB52", "pattern": {"shape": ""}}, "name": "Iter 49", "offsetgroup": "Iter 49", "orientation": "h", "showlegend": true, "textposition": "auto", "type": "bar", "x": [0.0007083, 1.025e-05, 1.073e-05, 1.025e-05, 1.049e-05, 1.073e-05, 1.073e-05, 1.025e-05, 1.049e-05, 1.049e-05], "xaxis": "x", "y": ["Node 0", "Node 1", "Node 2", "Node 3", "Node 4", "Node 5", "Node 6", "Node 7", "Node 8", "Node 9"], "yaxis": "y"}, {"alignmentgroup": "True", "base": [0.04141, 0.04141, 0.04141, 0.04142, 0.04142, 0.04217, 0.04218, 0.04218, 0.04218, 0.04219], "hovertemplate": "Task=Iter 50<br>Start=%{base}<br>Finish=%{x}<br>Resource=%{y}<extra></extra>", "legendgroup": "Iter 50", "marker": {"color": "#636efa", "pattern": {"shape": ""}}, "name": "Iter 50", "offsetgroup": "Iter 50", "orientation": "h", "showlegend": true, "textposition": "auto", "type": "bar", "x": [0.0007136, 1.001e-05, 1.073e-05, 9.775e-06, 1.025e-05, 1.121e-05, 1.049e-05, 1.049e-05, 1.049e-05, 1.144e-05], "xaxis": "x", "y": ["Node 0", "Node 1", "Node 2", "Node 3", "Node 4", "Node 5", "Node 6", "Node 7", "Node 8", "Node 9"], "yaxis": "y"}], "layout": {"barmode": "overlay", "legend": {"title": {"text": "Task"}, "tracegroupgap": 0}, "margin": {"t": 60}, "title": {"text": "Parallel WTA SLEM"}, "xaxis": {"anchor": "y", "domain": [0, 1], "type": "linear"}, "yaxis": {"anchor": "x", "autorange": "reversed", "domain": [0, 1], "title": {"text": "Resource"}}}}
